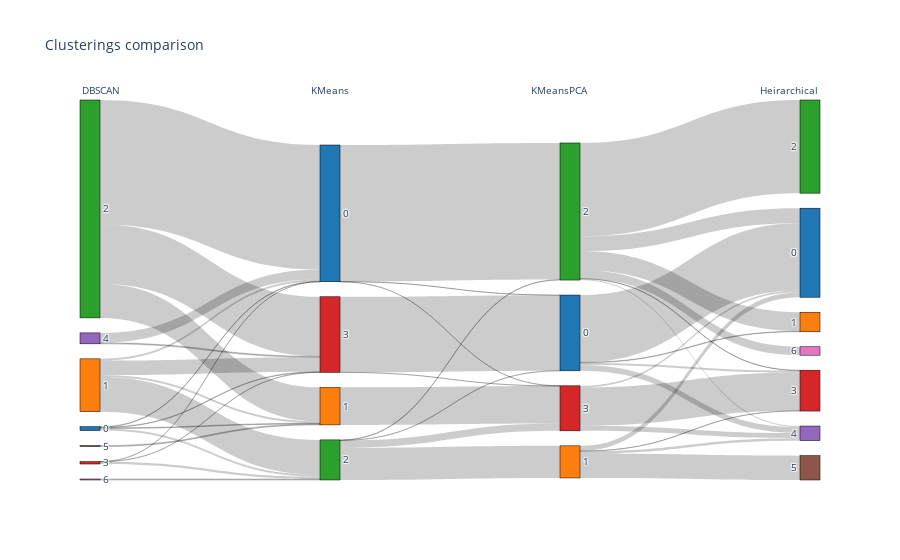

Write notebook code for a chart like this one.
### Markdown cell above
We visualize the clustering results using a sankey diagram:

### Code cell
sankey_plot(
    [clusters_df['clusterDBSCAN'], clusters_df['clusterKMeans'], clusters_df['clusterKMeansPCA'], clusters_df['clusterHierarchical']],
    labels_titles=['DBSCAN', 'KMeans', 'KMeansPCA', 'Heirarchical'],
    title='Clusterings comparison'
)

### Figure 1 — Plotly figure (JSON) as saved in the notebook; plotly's stock layout.template omitted (floating-point values rounded to 4 significant figures)
{"data": [{"link": {"source": [0, 0, 0, 0, 1, 1, 1, 1, 2, 2, 2, 3, 3, 3, 4, 4, 5, 6, 7, 7, 7, 8, 9, 9, 9, 9, 10, 10, 11, 11, 11, 11, 12, 12, 12, 12, 13, 13, 13, 13, 13, 13, 14, 14, 14], "target": [7, 8, 9, 10, 7, 8, 9, 10, 7, 8, 10, 7, 9, 10, 7, 10, 8, 9, 11, 13, 14, 14, 11, 12, 13, 14, 11, 14, 15, 16, 18, 19, 15, 18, 19, 20, 15, 16, 17, 18, 19, 21, 15, 18, 19], "value": [14, 18, 53, 13, 46, 47, 877, 363, 3136, 856, 1501, 1, 56, 4, 251, 25, 25, 25, 2, 3444, 2, 946, 3, 810, 12, 186, 1905, 1, 1696, 14, 51, 149, 128, 7, 61, 614, 377, 479, 2349, 10, 29, 212, 44, 962, 129]}, "node": {"color": ["#1f77b4", "#ff7f0e", "#2ca02c", "#d62728", "#9467bd", "#8c564b", "#e377c2", "#1f77b4", "#ff7f0e", "#2ca02c", "#d62728", "#1f77b4", "#ff7f0e", "#2ca02c", "#d62728", "#1f77b4", "#ff7f0e", "#2ca02c", "#d62728", "#9467bd", "#8c564b", "#e377c2"], "label": ["0", "1", "2", "3", "4", "5", "6", "0", "1", "2", "3", "0", "1", "2", "3", "0", "1", "2", "3", "4", "5", "6"], "line": {"color": "black", "width": 0.5}, "pad": 15, "thickness": 20}, "type": "sankey"}], "layout": {"annotations": [{"showarrow": false, "text": "DBSCAN", "x": 0, "xref": "x", "y": 1.05, "yref": "paper"}, {"showarrow": false, "text": "KMeans", "x": 1, "xref": "x", "y": 1.05, "yref": "paper"}, {"showarrow": false, "text": "KMeansPCA", "x": 2, "xref": "x", "y": 1.05, "yref": "paper"}, {"showarrow": false, "text": "Heirarchical", "x": 3, "xref": "x", "y": 1.05, "yref": "paper"}], "font": {"size": 10}, "plot_bgcolor": "rgba(0,0,0,0)", "title": {"text": "Clusterings comparison"}, "xaxis": {"showgrid": false, "visible": false, "zeroline": false}, "yaxis": {"showgrid": false, "visible": false, "zeroline": false}}}
